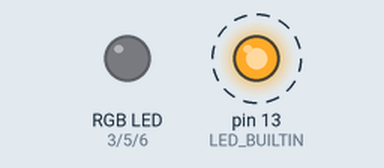
Bench run of a sketch on a simulated Arduino Uno, built with avr-gcc and run on an emulated ATmega328P. Parts: an RGB LED mixed from three pins (HIGH = lit), output pins drawn as LEDs (lit = HIGH). Dashed ring = blinking. What the sketch prints to the serial monitor is not drawn.

Above: at 0.5 s.
Timing chart, 0 to 4.6 s (numbered marks = the images above):
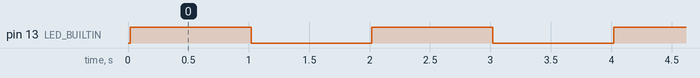

The sketch:

Distance_Limiter_Uno.ino
```cpp
#include <EEPROM.h>

// Physical pinout of arduino board
#define TRIG 2
#define RED 3
#define ECHO 4
#define GREEN 5
#define BLUE 6
#define PROGRAM_BUTTON 7
#define DEBUG

// Other constants.
#define EEPROMSTARTADDRESS 0
#define USEEEPROM false

// Distance is stored as milliseconds for trigger to go high.
// Change this to set default for first flash.
float defaultDistance = 30;

// Will blink faster on yellow as object gets closer if true.
// If false, will instead fade from green to yellow and then red.
// Change this to set default for first flash.
boolean defaultBlink = true;

// Keeps track of what mode the arduino is currently in.
// 0 = Normal operation
// 1 = Setting distance threshold
// 2 = Toggle is flashing settings
short int operation = 0;

// This is how the settings will be stored in EEPROM.
// Pass -U flag to avrdude to reset all settings while flashing to arduino.
struct settings_t {
  float distance;
  boolean doBlink;
};

// This stores the settings which will be used in the whole program.
settings_t Settings;

void setupSettings() {
  #if USEEEEPROM
  Serial.println("Reading EEPROM for settings");
  EEPROM.get(EEPROMSTARTADDRESS, Settings);
  #ifdef DEBUG
  Serial.println("DEBUG START");
  Serial.println("EEPROM returned struct Settings with distance = " + String(Settings.distance) + " and blink = " + String(Settings.doBlink));
  Serial.println("DEBUG END");
  #endif
  Serial.println(Settings.doBlink);
  if(isnan(Settings.distance)) {
    Serial.println("Writing Default settings to EEPROM due to invalid data");
    #ifdef DEBUG
    Serial.println("DEBUG START");
    Serial.println("defaultDistance = " + String(defaultDistance) + " defaultBlink = " + String(defaultBlink));
    #endif
    Settings.distance = defaultDistance;
    Settings.doBlink = defaultBlink;
    #ifdef DEBUG
    Serial.println("Writing Settings Object to EEPROM.");
    Serial.println("distance = " + String(Settings.distance) + " and blink = " + String(Settings.doBlink));
    #endif
    //EEPROM.put(EEPROMSTARTADDRESS, Settings);
    Serial.println("Would have used EEPROM");
    #ifdef DEBUG
    EEPROM.get(EEPROMSTARTADDRESS, Settings);
    Serial.println("DEBUG START");
    Serial.println("EEPROM returned struct Settings with distance = " + String(Settings.distance) + " and blink = " + String(Settings.doBlink));
    Serial.println("DEBUG END");
    #endif
  } else {
    Serial.println("EEPROM Data Valid");
  }
  #else
  Serial.println("EEPROM disabled. Using default values");
  Settings.distance = defaultDistance;
  Settings.doBlink = defaultBlink;
  #ifdef DEBUG
  Serial.println("DEBUG START");
  Serial.println("Default values are set");
  Serial.println("distance = " + String(Settings.distance) + " and blink = " + String(Settings.doBlink));
  Serial.println("DEBUG STOP");
  #endif
  #endif
}

void setup() {
  Serial.begin(115200);
  Serial.println("Starting...");
  #ifdef DEBUG
  Serial.println("DEBUG START");
  Serial.println("Trigger Output Pin #" + String(TRIG) + "\nEcho Input Pin #" + String(ECHO) + "\nRGB LED Output pins R #" + String(RED) + " G #" + String(GREEN) + " B #" + String(BLUE) + "\nProgram Button input pin #" + String(PROGRAM_BUTTON) + "\nLED_BUILTIN Output pin #" + String(LED_BUILTIN));
  Serial.println("DEBUG END");
  #endif
  pinMode(LED_BUILTIN, OUTPUT);
  pinMode(RED, OUTPUT);
  pinMode(GREEN, OUTPUT);
  pinMode(BLUE, OUTPUT);
  pinMode(TRIG, OUTPUT);
  pinMode(ECHO, INPUT);
  pinMode(PROGRAM_BUTTON, INPUT_PULLUP);
  setupSettings();
}

void loop() {
  // put your main code here, to run repeatedly:
  digitalWrite(LED_BUILTIN, HIGH);
  delay(1000);
  digitalWrite(LED_BUILTIN, LOW);
  delay(1000);
}
```

Measured:
- by itself, pin 13 (LED_BUILTIN): alternates HIGH for 1.0 s and LOW for 1.0 s
